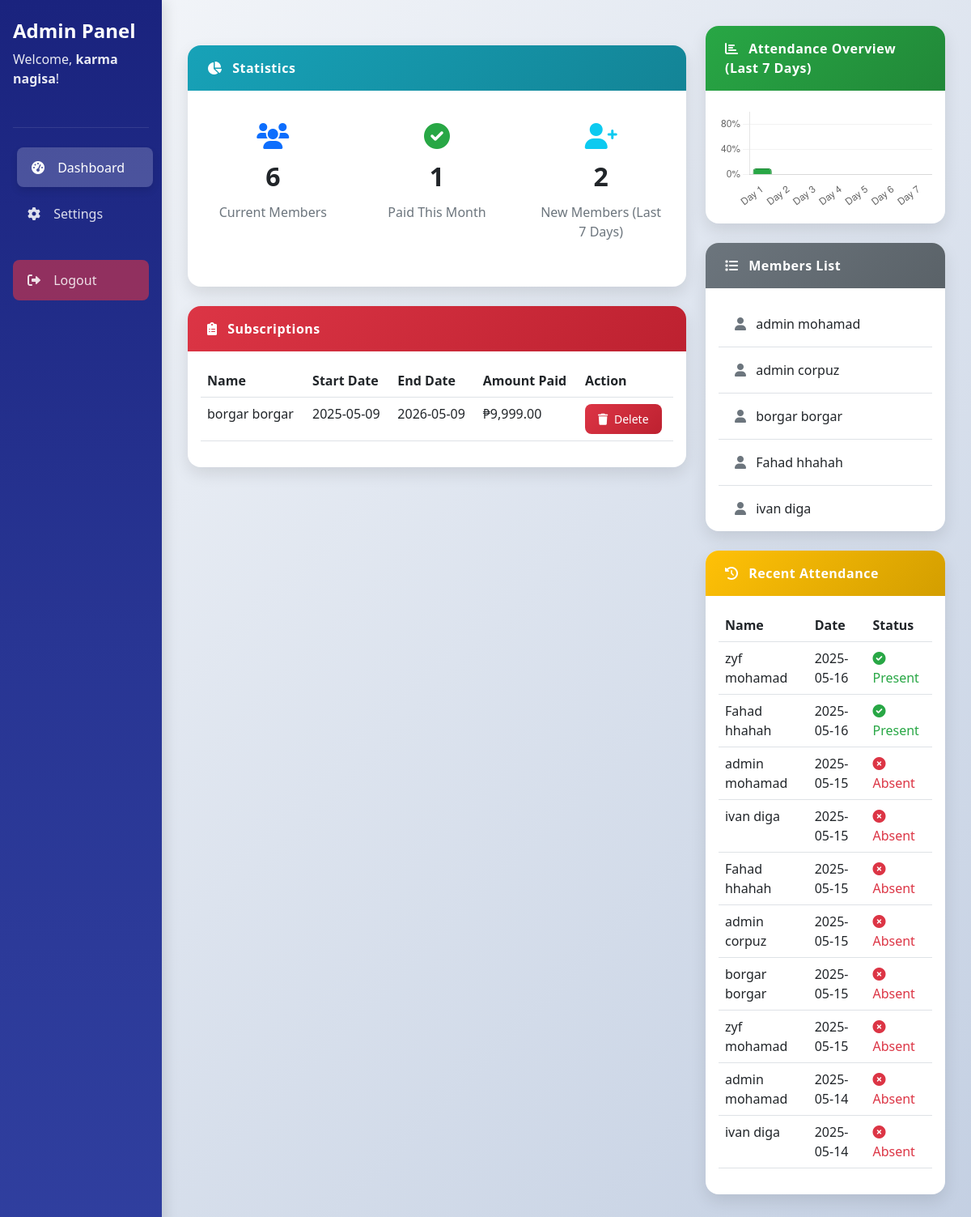
The app's page /admin_dashboard.php (signed in) with its own data.
### tables this page shows
CREATE TABLE `users` (
  `id` int(11) NOT NULL,
  `username` varchar(50) NOT NULL,
  `firstName` varchar(50) NOT NULL,
  `lastName` varchar(50) NOT NULL,
  `email` varchar(50) NOT NULL,
  `is_new_member` tinyint(1) DEFAULT 1,
  `password` varchar(255) NOT NULL,
  `created_at` timestamp NOT NULL DEFAULT current_timestamp(),
  `role` varchar(50) NOT NULL,
  `profile_picture` varchar(255) DEFAULT NULL,
  `membership_status` varchar(50) NOT NULL DEFAULT 'Active',
  `creator_id` int(11) DEFAULT NULL,
  `joined_date` date DEFAULT NULL,
  `status` varchar(50) DEFAULT NULL,
  `updated_at` datetime DEFAULT NULL
);

CREATE TABLE `subscriptions` (
  `id` int(11) NOT NULL,
  `member_id` int(11) NOT NULL,
  `start_date` date NOT NULL,
  `end_date` date NOT NULL,
  `amount` decimal(10,2) DEFAULT NULL,
  `status` varchar(255) DEFAULT NULL
);

CREATE TABLE `attendance` (
  `id` int(11) NOT NULL,
  `member_id` int(11) NOT NULL,
  `attendance_date` date NOT NULL,
  `status` enum('Present','Absent') DEFAULT 'Present'
);

### admin_dashboard.php (the view, shortened to what this page needs)
<?php
include 'db.php';
$user_id = $_SESSION['user_id'];
$user_result = $conn->query("SELECT firstName, lastName FROM users WHERE id = $user_id");
$user = $user_result->fetch_assoc();
$members_result = $conn->query("SELECT COUNT(*) as total FROM users WHERE role != 'admin'");
$paid_result = $conn->query("
    SELECT COUNT(*) as total
    FROM subscriptions
    WHERE MONTH(start_date) = MONTH(CURRENT_DATE())
    AND YEAR(start_date) = YEAR(CURRENT_DATE())
");
$new_result = $conn->query("
    SELECT COUNT(*) as total
    FROM users
    WHERE created_at >= DATE_SUB(CURRENT_DATE(), INTERVAL 7 DAY)
    AND role != 'admin'
");
$members = $members_result->fetch_assoc()['total'] ?? 0;
$paid = $paid_result->fetch_assoc()['total'] ?? 0;
$new = $new_result->fetch_assoc()['total'] ?? 0;
$days_with_attendance_query = $conn->query("
    SELECT COUNT(DISTINCT attendance_date) as days_count
    FROM attendance
    WHERE attendance_date <= CURRENT_DATE()
    ORDER BY attendance_date DESC
");
$days_with_attendance = $days_with_attendance_query->fetch_assoc()['days_count'] ?? 0;
$days_with_attendance = min($days_with_attendance, 7);
$current_date = new DateTime();
$days = [];
$day_labels = [];
for ($i = 0; $i < 7; $i++) {
    $day = clone $current_date;
    $day->modify("-$i days")->setTime(0, 0, 0);
    $days[] = [
        'start' => $day->format('Y-m-d 00:00:00'),
        'end' => $day->format('Y-m-d 23:59:59')
    ];
    $day_labels[] = 'Day ' . ($i + 1);
}
$attendance_data = [];
foreach ($days as $index => $day) {
    $day_date = substr($day['start'], 0, 10);
    if ($index < $days_with_attendance) {
        $attendance_result = $conn->query("
            SELECT COUNT(DISTINCT member_id) as unique_logins
            FROM attendance
            WHERE attendance_date = '$day_date' AND status = 'Present'
        ");
        $unique_logins = $attendance_result->fetch_assoc()['unique_logins'] ?? 0;
        $attendance_percentage = min($unique_logins * 5, 100);
        $attendance_data[] = $attendance_percentage;
    } else {
        $attendance_data[] = 0;
    }
}
$member_list = $conn->query("SELECT firstName, lastName FROM users WHERE role != 'admin' ORDER BY firstName ASC LIMIT 10");
$recent_attendance_result = $conn->query("
    SELECT u.firstName, u.lastName, a.attendance_date, a.status
    FROM attendance a
    JOIN users u ON a.member_id = u.id
    WHERE u.role != 'admin'
    ORDER BY a.attendance_date DESC
    LIMIT 10
");
$subscriptions_result = $conn->query("
    SELECT u.firstName, u.lastName, s.start_date, s.end_date, s.member_id, s.id as subscription_id, s.amount
    FROM subscriptions s
    JOIN users u ON s.member_id = u.id
    ORDER BY s.end_date DESC
");
?>
<!DOCTYPE html>
<html lang="en">
<head>
  <link href="https://cdn.jsdelivr.net/npm/bootstrap@5.3.0/dist/css/bootstrap.min.css" rel="stylesheet">
  <link rel="stylesheet" href="https://cdnjs.cloudflare.com/ajax/libs/font-awesome/6.0.0/css/all.min.css">
</head>
<body>
<div class="container-fluid">
  <div class="row">
    <div class="col-md-2 sidebar">
      <div class="sidebar-header">
        <h4>Admin Panel</h4>
        <p class="welcome-text">Welcome, <span class="user-name"><?php echo htmlspecialchars($user['firstName']) . ' ' . htmlspecialchars($user['lastName']); ?></span>!</p>
      </div>
      <a href="admin_dashboard.php" class="sidebar-link <?php echo basename($_SERVER['PHP_SELF']) == 'admin_dashboard.php' ? 'active' : ''; ?>">
        <i class="fas fa-tachometer-alt"></i> Dashboard
      </a>
      <a href="settings.php" class="sidebar-link <?php echo basename($_SERVER['PHP_SELF']) == 'settings.php' ? 'active' : ''; ?>">
        <i class="fas fa-cog"></i> Settings
      </a>
      <a href="#" onclick="logoutConfirmation()" class="sidebar-link logout-btn">
        <i class="fas fa-sign-out-alt"></i> Logout
      </a>
    </div>
    <div class="col-md-10 content-area">
      <div class="row mb-4">
        <div class="col-md-8">
          <div class="card card-box mt-4">
            <div class="card-header bg-info text-white">
              <i class="fas fa-chart-pie me-2"></i> Statistics
            </div>
            <div class="card-body">
              <div class="row text-center">
                <div class="col-6 col-md-4 mb-3 stat-box clickable-stat" onclick="window.location.href='members_crud.php'">
                  <i class="fas fa-users fa-2x text-primary"></i>
                  <div class="number"><?php echo $members; ?></div>
                  <div class="label">Current Members</div>
                </div>
                <div class="col-6 col-md-4 mb-3 stat-box clickable-stat" onclick="window.location.href='paid_members_crud.php'">
                  <i class="fas fa-check-circle fa-2x text-success"></i>
                  <div class="number"><?php echo $paid; ?></div>
                  <div class="label">Paid This Month</div>
                </div>
                <div class="col-6 col-md-4 mb-3 stat-box clickable-stat" onclick="window.location.href='new_members_crud.php'">
                  <i class="fas fa-user-plus fa-2x text-info"></i>
                  <div class="number"><?php echo $new; ?></div>
                  <div class="label">New Members (Last 7 Days)</div>
                </div>
              </div>
            </div>
          </div>
          <div class="card card-box mt-4">
            <div class="card-header bg-danger text-white">
              <i class="fas fa-clipboard-list me-2"></i> Subscriptions
            </div>
            <div class="card-body">
              <?php if ($subscriptions_result->num_rows > 0): ?>
                <div class="table-responsive">
                  <table class="table table-hover">
                    <thead>
                      <tr>
                        <th>Name</th>
                        <th>Start Date</th>
                        <th>End Date</th>
                        <th>Amount Paid</th>
                        <th>Action</th>
                      </tr>
                    </thead>
                    <tbody>
                      <?php while ($row = $subscriptions_result->fetch_assoc()): ?>
                        <tr>
                          <td><?php echo htmlspecialchars($row['firstName'] . ' ' . $row['lastName']); ?></td>
                          <td><?php echo htmlspecialchars($row['start_date']); ?></td>
                          <td><?php echo htmlspecialchars($row['end_date']); ?></td>
                          <td>₱<?php echo number_format($row['amount'], 2); ?></td>
                          <td>
                            <form method="POST" style="display:inline;">
                              <button type="submit" name="delete_subscription" class="btn btn-danger btn-sm" onclick="return confirm('Are you sure you want to delete this subscription?');">
                                <i class="fas fa-trash me-1"></i> Delete
                              </button>
                            </form>
                          </td>
                        </tr>
                      <?php endwhile; ?>
                    </tbody>
                  </table>
                </div>
              <?php else: ?>
                <div class="alert alert-info mt-3">
                  <i class="fas fa-info-circle me-2"></i> No active subscriptions.
                </div>
              <?php endif; ?>
            </div>
          </div>
        </div>
        <div class="col-md-4">
          <div class="card card-box mb-4">
            <div class="card-header bg-success text-white">
              <i class="fas fa-chart-bar me-2"></i> Attendance Overview (Last 7 Days)
            </div>
            <div class="card-body">
              <canvas id="attendanceChart"></canvas>
            </div>
          </div>
          <div class="card card-box">
            <div class="card-header bg-secondary text-white">
              <i class="fas fa-list me-2"></i> Members List
            </div>
            <div class="card-body" style="max-height: 300px; overflow-y: auto;">
              <ul class="list-group">
                <?php while ($row = $member_list->fetch_assoc()): ?>
                  <li class="list-group-item">
                    <i class="fas fa-user me-2 text-secondary"></i>
                    <?php echo htmlspecialchars($row['firstName'] . ' ' . $row['lastName']); ?>
                  </li>
                <?php endwhile; ?>
              </ul>
            </div>
          </div>
          <div class="card card-box mt-4">
            <div class="card-header bg-warning text-white">
              <i class="fas fa-history me-2"></i> Recent Attendance
            </div>
            <div class="card-body">
              <?php if ($recent_attendance_result->num_rows > 0): ?>
                <div class="table-responsive">
                  <table class="table table-hover">
                    <thead>
                      <tr>
                        <th>Name</th>
                        <th>Date</th>
                        <th>Status</th>
                      </tr>
                    </thead>
                    <tbody>
                      <?php while ($row = $recent_attendance_result->fetch_assoc()): ?>
                        <tr>
                          <td><?php echo htmlspecialchars($row['firstName'] . ' ' . $row['lastName']); ?></td>
                          <td><?php echo htmlspecialchars($row['attendance_date']); ?></td>
                          <td class="<?php echo $row['status'] == 'Present' ? 'text-success' : 'text-danger'; ?>">
                            <i class="fas <?php echo $row['status'] == 'Present' ? 'fa-check-circle' : 'fa-times-circle'; ?> me-1"></i>
                            <?php echo htmlspecialchars($row['status']); ?>
                          </td>
                        </tr>
                      <?php endwhile; ?>
                    </tbody>
                  </table>
                </div>
              <?php else: ?>
                <div class="alert alert-info">
                  <i class="fas fa-info-circle me-2"></i> No recent attendance records.
                </div>
              <?php endif; ?>
            </div>
          </div>
        </div>
      </div>
    </div>
  </div>
</div>
<script>
  function logoutConfirmation() {
    Swal.fire({
      title: "Are you sure?",
      text: "You will be logged out of your account.",
      icon: "warning",
      showCancelButton: true,
      confirmButtonColor: "#d33",
      cancelButtonColor: "#3085d6",
      confirmButtonText: "Yes, log out!",
      cancelButtonText: "Cancel"
    }).then((result) => {
      if (result.isConfirmed) {
        window.location.href = "logout.php";
      }
    });
  }
  const ctx = document.getElementById('attendanceChart').getContext('2d');
  const attendanceChart = new Chart(ctx, {
    type: 'bar',
    data: {
      labels: <?php echo json_encode($day_labels); ?>,
      datasets: [{
        label: 'Attendance Percentage',
        data: [<?php echo implode(', ', $attendance_data); ?>],
        backgroundColor: '#28a745',
        borderColor: '#218838',
        borderWidth: 1,
        borderRadius: 5
      }]
    },
    options: {
      responsive: true,
      plugins: {
        legend: { display: false },
        tooltip: {
          mode: 'index',
          intersect: false,
          backgroundColor: 'rgba(0,0,0,0.7)',
          titleColor: '#fff',
          bodyColor: '#fff',
          borderColor: '#fff',
          borderWidth: 1
        }
      },
      scales: {
        y: {
          beginAtZero: true,
          max: 100,
          ticks: {
            callback: function(value) {
              return value + '%';
            }
          },
          grid: {
            color: 'rgba(0,0,0,0.05)'
          }
        },
        x: {
          grid: {
            display: false
          }
        }
      },
      animation: {
        duration: 2000,
        easing: 'easeOutQuart'
      }
    }
  });
</script>
</body>
</html>

### admin_dashboard.php (style rules this page uses)
body { background: linear-gradient(135deg, #f5f7fa 0%, #c3cfe2 100%); font-family: 'Segoe UI', Tahoma, Geneva, Verdana, sans-serif; }
.card-box { border-radius: 1rem; box-shadow: 0 8px 20px rgba(0,0,0,0.1); border: none; transition: transform 0.3s ease, box-shadow 0.3s ease; margin-bottom: 1.5rem; overflow: hidden; }
.card-header { font-weight: 600; letter-spacing: 0.5px; padding: 1rem 1.5rem; border-bottom: none; }
.sidebar { min-height: 100vh; background: linear-gradient(180deg, #1a237e 0%, #283593 50%, #303f9f 100%); color: white; padding: 1.5rem 1rem; box-shadow: 5px 0 15px rgba(0,0,0,0.1); z-index: 1000; }
.sidebar-header { padding-bottom: 1.5rem; margin-bottom: 1.5rem; border-bottom: 1px solid rgba(255,255,255,0.1); }
.sidebar-header h4 { font-weight: 700; font-size: 1.5rem; margin-bottom: 0.5rem; color: #fff; }
.sidebar a { color: rgba(255,255,255,0.85); display: block; padding: 0.8rem 1rem; text-decoration: none; border-radius: 0.5rem; margin-bottom: 0.5rem; transition: all 0.3s ease; font-weight: 500; }
.sidebar a i { margin-right: 10px; width: 20px; text-align: center; }
.sidebar a:hover, .sidebar a.active { background-color: rgba(255,255,255,0.15); color: #fff; transform: translateX(5px); }
.sidebar a.active { background-color: rgba(255,255,255,0.2); color: #fff; box-shadow: 0 5px 10px rgba(0,0,0,0.1); }
.logout-btn { margin-top: 2rem; background-color: rgba(220, 53, 69, 0.6); color: white; transition: all 0.3s ease; }
.content-area { padding: 2rem; }
.stat-box { text-align: center; padding: 1.5rem; transition: all 0.3s ease; cursor: pointer; }
.stat-box .number { font-size: 2rem; font-weight: 700; margin: 0.5rem 0; }
.stat-box .label { font-weight: 500; color: #6c757d; }
.bg-info { background: linear-gradient(135deg, #17a2b8 0%, #138496 100%) !important; }
.bg-danger { background: linear-gradient(135deg, #dc3545 0%, #bd2130 100%) !important; }
.bg-success { background: linear-gradient(135deg, #28a745 0%, #218838 100%) !important; }
.bg-warning { background: linear-gradient(135deg, #ffc107 0%, #d39e00 100%) !important; }
.bg-secondary { background: linear-gradient(135deg, #6c757d 0%, #5a6268 100%) !important; }
table { border-collapse: separate; border-spacing: 0; }
table th { background-color: rgba(0,0,0,0.03); font-weight: 600; }
.welcome-text { color: rgba(255,255,255,0.9); font-weight: 500; margin-bottom: 1.5rem; }
.user-name { font-weight: 700; }
.btn { border-radius: 0.5rem; padding: 0.5rem 1rem; font-weight: 500; transition: all 0.3s ease; }
.btn-danger { background: linear-gradient(135deg, #dc3545 0%, #bd2130 100%); border: none; }
.list-group-item { border-left: none; border-right: none; padding: 1rem 1.25rem; }
.list-group-item:first-child { border-top: none; }
.text-success { color: #28a745 !important; }
.text-danger { color: #dc3545 !important; }
.clickable-stat { cursor: pointer; transition: all 0.3s ease; position: relative; overflow: hidden; }
.clickable-stat:after { content: "\f107"; font-family: "Font Awesome 5 Free"; font-weight: 900; position: absolute; bottom: 5px; right: 10px; opacity: 0; transition: all 0.3s ease; }

### records on screen
users: firstName "karma", lastName "nagisa"
subscriptions: member.lastName "borgar borgar", start_date "2025-05-09", end_date "2026-05-09", amount "9,999.00"
users: firstName+lastName "admin mohamad"
users: firstName+lastName "admin corpuz"
users: firstName+lastName "borgar borgar"
users: firstName+lastName "Fahad hhahah"
users: firstName+lastName "ivan diga"
attendance: users.firstName+lastName "zyf mohamad", attendance_date "2025-05-16", status "Present"
attendance: users.firstName+lastName "Fahad hhahah", attendance_date "2025-05-16", status "Present"
attendance: users.firstName+lastName "admin mohamad", attendance_date "2025-05-15", status "Absent"
attendance: users.firstName+lastName "ivan diga", attendance_date "2025-05-15", status "Absent"
attendance: users.firstName+lastName "Fahad hhahah", attendance_date "2025-05-15", status "Absent"
attendance: users.firstName+lastName "admin corpuz", attendance_date "2025-05-15", status "Absent"
attendance: users.firstName+lastName "borgar borgar", attendance_date "2025-05-15", status "Absent"
attendance: users.firstName+lastName "zyf mohamad", attendance_date "2025-05-15", status "Absent"
attendance: users.firstName+lastName "admin mohamad", attendance_date "2025-05-14", status "Absent"
attendance: users.firstName+lastName "ivan diga", attendance_date "2025-05-14", status "Absent"

### other values on screen
$members "6"
$paid "1"
$new "2"
chart data {{ implode(', ', $attendance_data) }} 10, 0, 0, 0, 0, 0, 0
